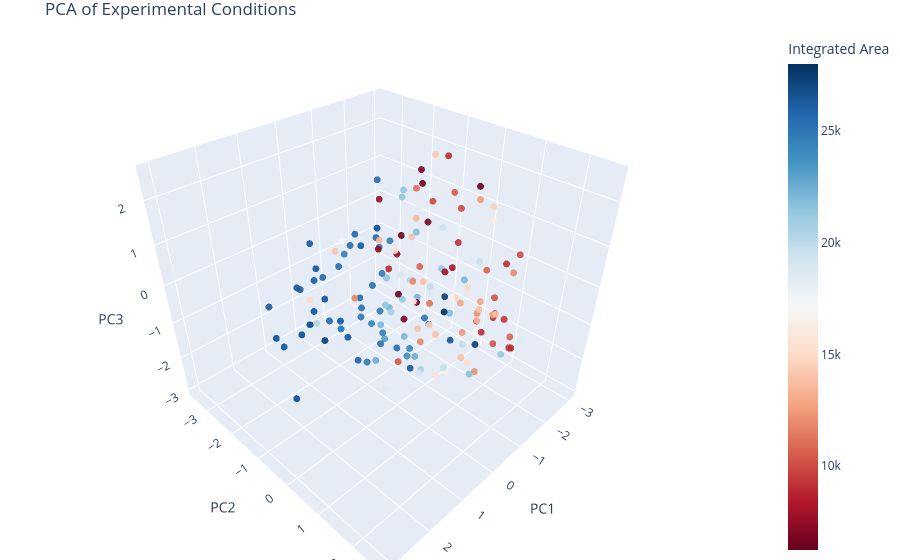

This figure's notebook cell:
### Markdown cell above
# Investigaing best points in each bracket

### Code cell
# Define the columns to print
import matplotlib.pyplot as plt

# Work on copies instead of modifying the original DataFrames
df_beta_5_mod = df_beta_5.copy()
df_beta_1_mod = df_beta_1.copy()
df_og_mod     = df_og.copy()

n_to_show = 10
# Apply transformations

df_beta_5_mod["C_dep"] = df_beta_5_mod["Dep I (mA/cm²)"] * df_beta_5_mod["Dep t (s)"] / 96485
df_beta_5_mod["Citrate (mol/L)"] = df_beta_5_mod["NiSO4 (mol/L)"] + df_beta_5_mod['Na2Mo (mol/L)'] 
df_beta_5_mod["NiSO4 (mol/L)"] = df_beta_5_mod["NiSO4 (mol/L)"] + df_beta_5_mod['Na2Mo (mol/L)'] * 0.1
df_beta_5_mod['Na2Mo (mol/L)'] = df_beta_5_mod['Na2Mo (mol/L)'] + df_beta_5_mod["NiSO4 (mol/L)"] * 0.1

df_beta_1_mod["C_dep"] = df_beta_1_mod["Dep I (mA/cm²)"] * df_beta_1_mod["Dep t (s)"]/ 96485
df_beta_1_mod["Citrate (mol/L)"] = df_beta_1_mod["NiSO4 (mol/L)"] + df_beta_1_mod['Na2Mo (mol/L)'] 
df_beta_1_mod["NiSO4 (mol/L)"] = df_beta_1_mod["NiSO4 (mol/L)"] + df_beta_1_mod['Na2Mo (mol/L)'] * 0.1
df_beta_1_mod['Na2Mo (mol/L)'] = df_beta_1_mod['Na2Mo (mol/L)'] + df_beta_1_mod["NiSO4 (mol/L)"] * 0.1

df_og_mod["C_dep"] = df_og_mod["Dep I (mA/cm²)"] * df_og_mod["Dep t (s)"]/ 96485
df_og_mod["Citrate (mol/L)"] = df_og_mod["NiSO4 (mol/L)"] + df_og_mod['Na2Mo (mol/L)'] 
df_og_mod["NiSO4 (mol/L)"] = df_og_mod["NiSO4 (mol/L)"] + df_og_mod['Na2Mo (mol/L)'] * 0.1
df_og_mod['Na2Mo (mol/L)'] = df_og_mod['Na2Mo (mol/L)'] + df_og_mod["NiSO4 (mol/L)"] * 0.1


columns_to_show = ["NiSO4 (mol/L)", "Na2Mo (mol/L)", "H2SO4 (mol/L)", 
                   "Dep t (s)", "Dep I (mA/cm²)","C_dep", "Dep T (C)", "Citrate (mol/L)", "integrated_area", "timestamp", ]

# Create top and bottom DataFrames for each strategy (on modified copies)
tail_beta_5 = df_beta_5_mod.sort_values("integrated_area").tail(n_to_show)[columns_to_show]
head_beta_5 = df_beta_5_mod.sort_values("integrated_area").head(n_to_show)[columns_to_show]

tail_beta_1 = df_beta_1_mod.sort_values("integrated_area").tail(n_to_show)[columns_to_show]
head_beta_1 = df_beta_1_mod.sort_values("integrated_area").head(n_to_show)[columns_to_show]

tail_og = df_og_mod.sort_values("integrated_area").tail(n_to_show)[columns_to_show]
head_og = df_og_mod.sort_values("integrated_area").head(n_to_show)[columns_to_show]

F = 96485

# Print results
with pd.option_context('display.max_columns', None, 'display.width', 1000):
    print("-" * 25, "Strategy 3", "_" * 25)
    print(head_og)
    print()
    print("-" * 25, "Strategy 2", "_" * 25)
    print(head_beta_5)
    print()
    print("-" * 25, "Strategy 1", "_" * 25)
    print(head_beta_1)
    print("-" * 50)


from sklearn.preprocessing import StandardScaler, MinMaxScaler, PowerTransformer
from sklearn.decomposition import PCA

complete_dataset = pd.concat([df_beta_1, df_beta_5, df_og], ignore_index=True) 



complete_dataset["C_dep"] = complete_dataset["Dep I (mA/cm²)"] * complete_dataset["Dep t (s)"]

features = ["NiSO4 (mol/L)", "Na2Mo (mol/L)", "H2SO4 (mol/L)", 
            "Dep t (s)", "Dep I (mA/cm²)", "Dep T (C)"]

scaler = PowerTransformer(method='yeo-johnson')

X = complete_dataset[features].values
X_scaled = scaler.fit_transform(complete_dataset[features])

print(X_scaled)
# Run PCA
pca = PCA(n_components=3)
pca_result = pca.fit_transform(X_scaled)

# Add PCA results to DataFrame
complete_dataset["PC1"] = pca_result[:, 0]
complete_dataset["PC2"] = pca_result[:, 1]
complete_dataset["PC3"] = pca_result[:, 2]

import plotly.express as px

fig = px.scatter_3d(
    complete_dataset,
    x="PC1",
    y="PC2",
    z="PC3",
    color="integrated_area",
    color_continuous_scale="RdBu",  # equivalent to 'coolwarm_r'
    opacity=0.9,

)

fig.update_traces(marker=dict(size=4))

fig.update_layout(
    scene=dict(
        xaxis_title="PC1",
        yaxis_title="PC2",
        zaxis_title="PC3"
    ),
    coloraxis_colorbar=dict(title="Integrated Area"),
    title="PCA of Experimental Conditions",
    margin=dict(l=0, r=0, b=0, t=30)
)

fig.show()

### Figure 1 — Plotly figure (JSON) as saved in the notebook; plotly's stock layout.template omitted (floating-point values rounded to 4 significant figures; data arrays with more than 128 entries replaced by an {"elided": "..."} marker saying what was removed)
{"data": [{"hovertemplate": "PC1=%{x}<br>PC2=%{y}<br>PC3=%{z}<br>integrated_area=%{marker.color}<extra></extra>", "legendgroup": "", "marker": {"color": {"elided": "192 float values"}, "coloraxis": "coloraxis", "opacity": 0.9, "size": 4, "symbol": "circle"}, "mode": "markers", "name": "", "scene": "scene", "showlegend": false, "type": "scatter3d", "x": {"elided": "192 float values"}, "y": {"elided": "192 float values"}, "z": {"elided": "192 float values"}}], "layout": {"coloraxis": {"colorbar": {"title": {"text": "Integrated Area"}}, "colorscale": [[0, "rgb(103,0,31)"], [0.1, "rgb(178,24,43)"], [0.2, "rgb(214,96,77)"], [0.3, "rgb(244,165,130)"], [0.4, "rgb(253,219,199)"], [0.5, "rgb(247,247,247)"], [0.6, "rgb(209,229,240)"], [0.7, "rgb(146,197,222)"], [0.8, "rgb(67,147,195)"], [0.9, "rgb(33,102,172)"], [1, "rgb(5,48,97)"]]}, "legend": {"tracegroupgap": 0}, "margin": {"b": 0, "l": 0, "r": 0, "t": 30}, "scene": {"domain": {"x": [0, 1], "y": [0, 1]}, "xaxis": {"title": {"text": "PC1"}}, "yaxis": {"title": {"text": "PC2"}}, "zaxis": {"title": {"text": "PC3"}}}, "title": {"text": "PCA of Experimental Conditions"}}}
